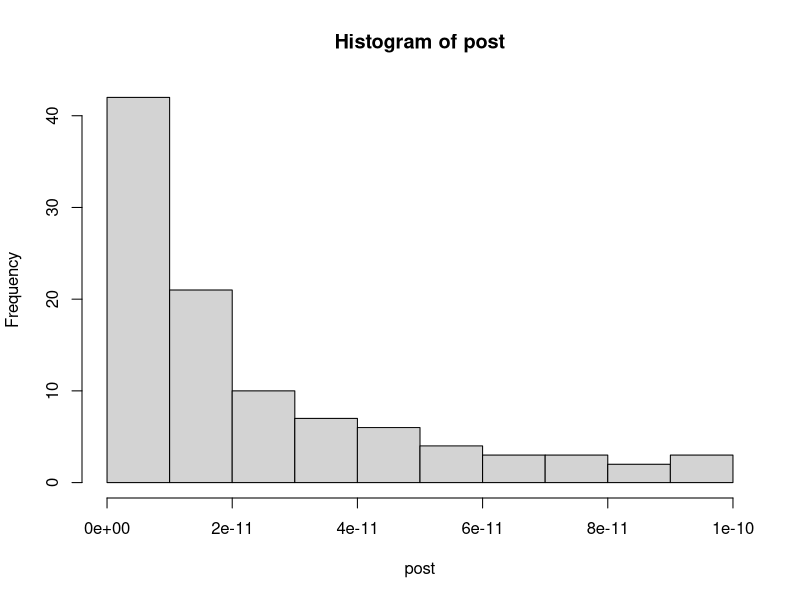
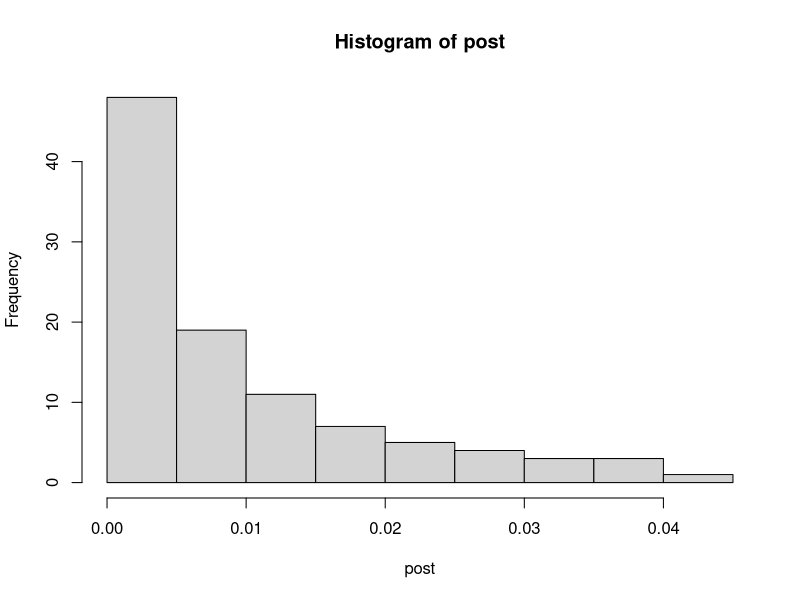

The R script that drew these images, in order:
############################################
### Exercise Session 3: How Many Taxis ? ###
############################################

# a) Use R to compute the posterior
# probabilities of N on a grid of values.

# Observed taxi numbers:
data=c(43, 24, 100, 35, 85); data

# Highest N and number of taxis observed:
yn = max(data); n = length(data)
yn; n

# Belief that there cannot be more
# than 200 taxis
B=200; B

# grid of values from highest observed
# to highest possible number 200
N=yn:B; N

# b) Compute the posterior mean and 
# posterior standard deviation of N:

# posteriors:
post=1/N^n; post
hist(post)

# posterior as probabilities
post=post/sum(post); post
hist(post)

# posterior mean
m=sum(N*post);m

# posterior standard deviation
s=sqrt(sum((N-m)^2*post));s

# Find the probability that there 
# are more than 150 taxis in the city.

# mean of N being greater than
# 150 times the posterior probabilities
post.prob=mean((N>150)*post)
post.prob
